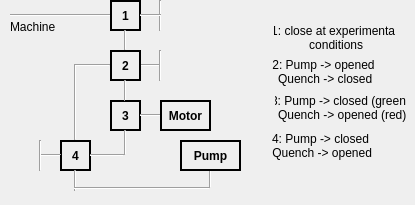
    <widget class="QWidget" name="valve_sys_info">
     <attribute name="title">
      <string>Valve System Info</string>
     </attribute>
     <widget class="QFrame" name="frame_2">
      <property name="geometry">
       <rect>
        <x>110</x>
        <y>100</y>
        <width>31</width>
        <height>31</height>
       </rect>
      </property>
      <property name="autoFillBackground">
       <bool>false</bool>
      </property>
      <property name="styleSheet">
       <string notr="true">QFrame{border: 2px solid black
}</string>
      </property>
      <property name="frameShape">
       <enum>QFrame::StyledPanel</enum>
      </property>
      <property name="frameShadow">
       <enum>QFrame::Raised</enum>
      </property>
      <widget class="QLabel" name="label_valve_s3">
       <property name="geometry">
        <rect>
         <x>0</x>
         <y>0</y>
         <width>31</width>
         <height>31</height>
        </rect>
       </property>
       <property name="font">
        <font>
         <weight>75</weight>
         <bold>true</bold>
        </font>
       </property>
       <property name="text">
        <string>3</string>
       </property>
       <property name="alignment">
        <set>Qt::AlignCenter</set>
       </property>
      </widget>
     </widget>
     <widget class="Line" name="line_15">
      <property name="geometry">
       <rect>
        <x>65</x>
        <y>64</y>
        <width>21</width>
        <height>76</height>
       </rect>
      </property>
      <property name="orientation">
       <enum>Qt::Vertical</enum>
      </property>
     </widget>
     <widget class="Line" name="line_5">
      <property name="geometry">
       <rect>
        <x>150</x>
        <y>0</y>
        <width>21</width>
        <height>31</height>
       </rect>
      </property>
      <property name="font">
       <font>
        <pointsize>10</pointsize>
       </font>
      </property>
      <property name="orientation">
       <enum>Qt::Vertical</enum>
      </property>
     </widget>
     <widget class="Line" name="line_18">
      <property name="geometry">
       <rect>
        <x>110</x>
        <y>130</y>
        <width>31</width>
        <height>25</height>
       </rect>
      </property>
      <property name="orientation">
       <enum>Qt::Vertical</enum>
      </property>
     </widget>
     <widget class="Line" name="line_7">
      <property name="geometry">
       <rect>
        <x>140</x>
        <y>55</y>
        <width>21</width>
        <height>21</height>
       </rect>
      </property>
      <property name="autoFillBackground">
       <bool>false</bool>
      </property>
      <property name="orientation">
       <enum>Qt::Horizontal</enum>
      </property>
     </widget>
     <widget class="QFrame" name="frame_3">
      <property name="geometry">
       <rect>
        <x>60</x>
        <y>140</y>
        <width>31</width>
        <height>31</height>
       </rect>
      </property>
      <property name="styleSheet">
       <string notr="true">QFrame{border: 2px solid black
}</string>
      </property>
      <property name="frameShape">
       <enum>QFrame::StyledPanel</enum>
      </property>
      <property name="frameShadow">
       <enum>QFrame::Raised</enum>
      </property>
      <widget class="QLabel" name="label_34">
       <property name="geometry">
        <rect>
         <x>0</x>
         <y>0</y>
         <width>31</width>
         <height>31</height>
        </rect>
       </property>
       <property name="font">
        <font>
         <weight>75</weight>
         <bold>true</bold>
        </font>
       </property>
       <property name="text">
        <string>4</string>
       </property>
       <property name="alignment">
        <set>Qt::AlignCenter</set>
       </property>
      </widget>
     </widget>
     <widget class="Line" name="line_21">
      <property name="geometry">
       <rect>
        <x>200</x>
        <y>170</y>
        <width>20</width>
        <height>18</height>
       </rect>
      </property>
      <property name="orientation">
       <enum>Qt::Vertical</enum>
      </property>
     </widget>
     <widget class="Line" name="line_4">
      <property name="geometry">
       <rect>
        <x>10</x>
        <y>0</y>
        <width>101</width>
        <height>31</height>
       </rect>
      </property>
      <property name="orientation">
       <enum>Qt::Horizontal</enum>
      </property>
     </widget>
     <widget class="Line" name="line_19">
      <property name="geometry">
       <rect>
        <x>60</x>
        <y>170</y>
        <width>31</width>
        <height>21</height>
       </rect>
      </property>
      <property name="orientation">
       <enum>Qt::Vertical</enum>
      </property>
     </widget>
     <widget class="Line" name="line_17">
      <property name="geometry">
       <rect>
        <x>90</x>
        <y>145</y>
        <width>34</width>
        <height>21</height>
       </rect>
      </property>
      <property name="orientation">
       <enum>Qt::Horizontal</enum>
      </property>
     </widget>
     <widget class="QFrame" name="frame">
      <property name="geometry">
       <rect>
        <x>110</x>
        <y>50</y>
        <width>31</width>
        <height>31</height>
       </rect>
      </property>
      <property name="autoFillBackground">
       <bool>false</bool>
      </property>
      <property name="styleSheet">
       <string notr="true">QFrame{border: 2px solid black
}</string>
      </property>
      <property name="frameShape">
       <enum>QFrame::StyledPanel</enum>
      </property>
      <property name="frameShadow">
       <enum>QFrame::Raised</enum>
      </property>
      <widget class="QLabel" name="label_33">
       <property name="geometry">
        <rect>
         <x>0</x>
         <y>0</y>
         <width>31</width>
         <height>31</height>
        </rect>
       </property>
       <property name="font">
        <font>
         <weight>75</weight>
         <bold>true</bold>
        </font>
       </property>
       <property name="text">
        <string>2</string>
       </property>
       <property name="alignment">
        <set>Qt::AlignCenter</set>
       </property>
      </widget>
     </widget>
     <widget class="Line" name="line_13">
      <property name="geometry">
       <rect>
        <x>40</x>
        <y>145</y>
        <width>21</width>
        <height>21</height>
       </rect>
      </property>
      <property name="autoFillBackground">
       <bool>false</bool>
      </property>
      <property name="orientation">
       <enum>Qt::Horizontal</enum>
      </property>
     </widget>
     <widget class="QFrame" name="valve_1">
      <property name="geometry">
       <rect>
        <x>110</x>
        <y>0</y>
        <width>31</width>
        <height>31</height>
       </rect>
      </property>
      <property name="autoFillBackground">
       <bool>false</bool>
      </property>
      <property name="styleSheet">
       <string notr="true">QFrame{border: 2px solid black
}</string>
      </property>
      <property name="frameShape">
       <enum>QFrame::StyledPanel</enum>
      </property>
      <property name="frameShadow">
       <enum>QFrame::Raised</enum>
      </property>
      <widget class="QLabel" name="label_32">
       <property name="geometry">
        <rect>
         <x>0</x>
         <y>0</y>
         <width>31</width>
         <height>31</height>
        </rect>
       </property>
       <property name="font">
        <font>
         <weight>75</weight>
         <bold>true</bold>
        </font>
       </property>
       <property name="text">
        <string>1</string>
       </property>
       <property name="alignment">
        <set>Qt::AlignCenter</set>
       </property>
      </widget>
     </widget>
     <widget class="QFrame" name="frame_4">
      <property name="geometry">
       <rect>
        <x>180</x>
        <y>140</y>
        <width>61</width>
        <height>31</height>
       </rect>
      </property>
      <property name="styleSheet">
       <string notr="true">QFrame{border: 2px solid black
}</string>
      </property>
      <property name="frameShape">
       <enum>QFrame::StyledPanel</enum>
      </property>
      <property name="frameShadow">
       <enum>QFrame::Raised</enum>
      </property>
      <widget class="QLabel" name="label">
       <property name="geometry">
        <rect>
         <x>0</x>
         <y>0</y>
         <width>61</width>
         <height>31</height>
        </rect>
       </property>
       <property name="font">
        <font>
         <weight>75</weight>
         <bold>true</bold>
        </font>
       </property>
       <property name="styleSheet">
        <string notr="true">QFrame{border: 2px solid black}
</string>
       </property>
       <property name="text">
        <string>Pump</string>
       </property>
       <property name="alignment">
        <set>Qt::AlignCenter</set>
       </property>
      </widget>
     </widget>
     <widget class="Line" name="line_8">
      <property name="geometry">
       <rect>
        <x>150</x>
        <y>50</y>
        <width>21</width>
        <height>31</height>
       </rect>
      </property>
      <property name="font">
       <font>
        <pointsize>10</pointsize>
       </font>
      </property>
      <property name="orientation">
       <enum>Qt::Vertical</enum>
      </property>
     </widget>
     <widget class="Line" name="line_9">
      <property name="geometry">
       <rect>
        <x>140</x>
        <y>105</y>
        <width>21</width>
        <height>21</height>
       </rect>
      </property>
      <property name="autoFillBackground">
       <bool>false</bool>
      </property>
      <property name="orientation">
       <enum>Qt::Horizontal</enum>
      </property>
     </widget>
     <widget class="Line" name="line_14">
      <property name="geometry">
       <rect>
        <x>30</x>
        <y>140</y>
        <width>21</width>
        <height>31</height>
       </rect>
      </property>
      <property name="font">
       <font>
        <pointsize>10</pointsize>
       </font>
      </property>
      <property name="orientation">
       <enum>Qt::Vertical</enum>
      </property>
     </widget>
     <widget class="Line" name="line_11">
      <property name="geometry">
       <rect>
        <x>110</x>
        <y>30</y>
        <width>31</width>
        <height>20</height>
       </rect>
      </property>
      <property name="orientation">
       <enum>Qt::Vertical</enum>
      </property>
     </widget>
     <widget class="Line" name="line_12">
      <property name="geometry">
       <rect>
        <x>110</x>
        <y>80</y>
        <width>31</width>
        <height>21</height>
       </rect>
      </property>
      <property name="orientation">
       <enum>Qt::Vertical</enum>
      </property>
     </widget>
     <widget class="Line" name="line_16">
      <property name="geometry">
       <rect>
        <x>76</x>
        <y>50</y>
        <width>34</width>
        <height>31</height>
       </rect>
      </property>
      <property name="orientation">
       <enum>Qt::Horizontal</enum>
      </property>
     </widget>
     <widget class="Line" name="line_20">
      <property name="geometry">
       <rect>
        <x>74</x>
        <y>180</y>
        <width>136</width>
        <height>16</height>
       </rect>
      </property>
      <property name="orientation">
       <enum>Qt::Horizontal</enum>
      </property>
     </widget>
     <widget class="Line" name="line_6">
      <property name="geometry">
       <rect>
        <x>140</x>
        <y>5</y>
        <width>21</width>
        <height>21</height>
       </rect>
      </property>
      <property name="autoFillBackground">
       <bool>false</bool>
      </property>
      <property name="orientation">
       <enum>Qt::Horizontal</enum>
      </property>
     </widget>
     <widget class="QLabel" name="label_36">
      <property name="geometry">
       <rect>
        <x>274</x>
        <y>22</y>
        <width>121</width>
        <height>31</height>
       </rect>
      </property>
      <property name="text">
       <string>1: close at experimental 
 conditions</string>
      </property>
      <property name="alignment">
       <set>Qt::AlignCenter</set>
      </property>
     </widget>
     <widget class="QLabel" name="label_37">
      <property name="geometry">
       <rect>
        <x>263</x>
        <y>56</y>
        <width>121</width>
        <height>31</height>
       </rect>
      </property>
      <property name="text">
       <string>2: Pump -&gt; opened 
 Quench -&gt; closed</string>
      </property>
      <property name="alignment">
       <set>Qt::AlignCenter</set>
      </property>
     </widget>
     <widget class="QLabel" name="label_38">
      <property name="geometry">
       <rect>
        <x>275</x>
        <y>92</y>
        <width>131</width>
        <height>31</height>
       </rect>
      </property>
      <property name="text">
       <string>3: Pump -&gt; closed (green) 
 Quench -&gt; opened (red)</string>
      </property>
      <property name="alignment">
       <set>Qt::AlignCenter</set>
      </property>
     </widget>
     <widget class="QLabel" name="label_39">
      <property name="geometry">
       <rect>
        <x>260</x>
        <y>130</y>
        <width>121</width>
        <height>31</height>
       </rect>
      </property>
      <property name="text">
       <string>4: Pump -&gt; closed 
 Quench -&gt; opened</string>
      </property>
      <property name="alignment">
       <set>Qt::AlignCenter</set>
      </property>
     </widget>
     <widget class="QFrame" name="frame_5">
      <property name="geometry">
       <rect>
        <x>160</x>
        <y>100</y>
        <width>51</width>
        <height>31</height>
       </rect>
      </property>
      <property name="styleSheet">
       <string notr="true">QFrame{border: 2px solid black}</string>
      </property>
      <property name="frameShape">
       <enum>QFrame::StyledPanel</enum>
      </property>
      <property name="frameShadow">
       <enum>QFrame::Raised</enum>
      </property>
      <widget class="QLabel" name="label_s3_active">
       <property name="geometry">
        <rect>
         <x>0</x>
         <y>0</y>
         <width>51</width>
         <height>31</height>
        </rect>
       </property>
       <property name="font">
        <font>
         <weight>75</weight>
         <bold>true</bold>
        </font>
       </property>
       <property name="styleSheet">
        <string notr="true">QFrame{border: 2px solid black}
</string>
       </property>
       <property name="text">
        <string>Motor</string>
       </property>
       <property name="alignment">
        <set>Qt::AlignCenter</set>
       </property>
      </widget>
     </widget>
     <widget class="QLabel" name="label_35">
      <property name="geometry">
       <rect>
        <x>10</x>
        <y>20</y>
        <width>46</width>
        <height>13</height>
       </rect>
      </property>
      <property name="text">
       <string>Machine</string>
      </property>
     </widget>
    </widget>
